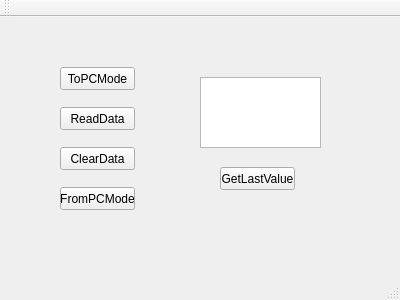
<?xml version="1.0" encoding="UTF-8"?>
<ui version="4.0">
 <class>MainWindow</class>
 <widget class="QMainWindow" name="MainWindow">
  <property name="geometry">
   <rect>
    <x>0</x>
    <y>0</y>
    <width>400</width>
    <height>300</height>
   </rect>
  </property>
  <property name="windowTitle">
   <string>MainWindow</string>
  </property>
  <widget class="QWidget" name="centralWidget">
   <widget class="QPushButton" name="pushButton_ReadData">
    <property name="geometry">
     <rect>
      <x>60</x>
      <y>90</y>
      <width>75</width>
      <height>23</height>
     </rect>
    </property>
    <property name="text">
     <string>ReadData</string>
    </property>
   </widget>
   <widget class="QPushButton" name="pushButton_ClearData">
    <property name="geometry">
     <rect>
      <x>60</x>
      <y>130</y>
      <width>75</width>
      <height>23</height>
     </rect>
    </property>
    <property name="text">
     <string>ClearData</string>
    </property>
   </widget>
   <widget class="QPushButton" name="pushButton_ToPCMode">
    <property name="geometry">
     <rect>
      <x>60</x>
      <y>50</y>
      <width>75</width>
      <height>23</height>
     </rect>
    </property>
    <property name="text">
     <string>ToPCMode</string>
    </property>
   </widget>
   <widget class="QPushButton" name="pushButton_FromPCMode">
    <property name="geometry">
     <rect>
      <x>60</x>
      <y>170</y>
      <width>75</width>
      <height>23</height>
     </rect>
    </property>
    <property name="text">
     <string>FromPCMode</string>
    </property>
   </widget>
   <widget class="QPushButton" name="pushButton_GetLastValue">
    <property name="geometry">
     <rect>
      <x>220</x>
      <y>150</y>
      <width>75</width>
      <height>23</height>
     </rect>
    </property>
    <property name="text">
     <string>GetLastValue</string>
    </property>
   </widget>
   <widget class="QTextEdit" name="textEdit_LastValue">
    <property name="geometry">
     <rect>
      <x>200</x>
      <y>60</y>
      <width>121</width>
      <height>71</height>
     </rect>
    </property>
   </widget>
  </widget>
  <widget class="QMenuBar" name="menuBar">
   <property name="geometry">
    <rect>
     <x>0</x>
     <y>0</y>
     <width>400</width>
     <height>21</height>
    </rect>
   </property>
  </widget>
  <widget class="QToolBar" name="mainToolBar">
   <attribute name="toolBarArea">
    <enum>TopToolBarArea</enum>
   </attribute>
   <attribute name="toolBarBreak">
    <bool>false</bool>
   </attribute>
  </widget>
  <widget class="QStatusBar" name="statusBar"/>
 </widget>
 <layoutdefault spacing="6" margin="11"/>
 <resources/>
 <connections/>
</ui>
